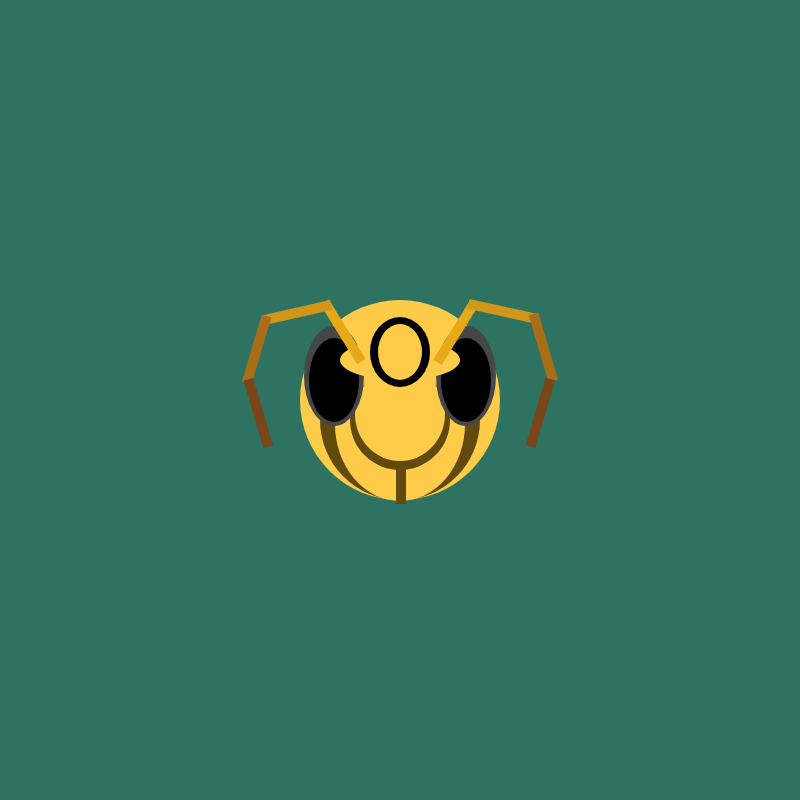
Frame 1 (no input)
Frame 60 (no input): identical to frame 1, image omitted
Frame 120 (the mouse pressed at the canvas centre since frame 60): identical to frame 1, image omitted

The p5.js sketch that drew this single still picture (run headless with seeded random() and noise() and a simulated clock; from frame 60 on, the mouse is pressed at the canvas centre):

// p5.js sketch
// ── sketch.js
function setup() {
  createCanvas(800, 800);
}

function draw() {
  scale(2);
  translate(50, 50);
  noStroke();
  background(46, 114, 98);
  //BASE
  fill(255, 204, 74);
  ellipse(150, 150, 100, 100);
  //2
  fill(98, 74, 14);
  ellipse(150, 160, 80, 80);
  //3
  fill(255, 204, 74);
  ellipse(150, 162, 65, 77);
  //4
  fill(98, 74, 14);
  ellipse(150, 160, 50, 50);
  //5
  fill(255, 204, 74);
  ellipse(150, 157, 45, 47);
  //eyeR
  fill(70, 70, 70);
  ellipse(183, 138, 30, 50);
  //eyeRI
  fill(0, 0, 0);
  ellipse(183, 140, 25, 42);
  //eyeL
  fill(70, 70, 70);
  ellipse(117, 138, 30, 50);
  //eyeLI
  fill(0, 0, 0);
  ellipse(117, 140, 25, 42);
  //6
  fill(255, 204, 74);
  ellipse(150, 130, 60, 20);
  //7
  fill(0, 0, 0);
  ellipse(150, 126, 30, 35);
  //8
  fill(255, 204, 74);
  ellipse(150, 126, 22, 28);
  //9
  fill(98, 74, 14);
  rect(148, 182, 5, 20);
  //ANTENNAS
  //L1
  fill(230, 170, 25);
  push();
  rotate(45);
  rect(145, -45, 35, 5);
  pop();
  //L1.1
  fill(210, 150, 25);
  push();
  rotate(46.9);
  rect(-90, -128, 35, 5);
  pop();
  //L1.2
  fill(170, 110, 25);
  push();
  rotate(5);
  rect(-115, 108, 35, 5);
  pop();
  //L1.3
  fill(120, 70, 25);
  push();
  rotate(-5);
  rect(155, -34, 35, 5);
  pop();
  //R1
  fill(230, 170, 25);
  push();
  rotate(-45);
  rect(-23, 210, 35, 5);
  pop();
  //R1.1
  fill(210, 150, 25);
  push();
  rotate(81.9);
  rect(202, 57, 35, 5);
  pop();
  //R1.2
  fill(170, 110, 25);
  push();
  rotate(-5);
  rect(164, -180, 35, 5);
  pop();
  //R1.3
  fill(120, 70, 25);
  push();
  rotate(5);
  rect(-105, 253, 35, 5);
  pop();
}
